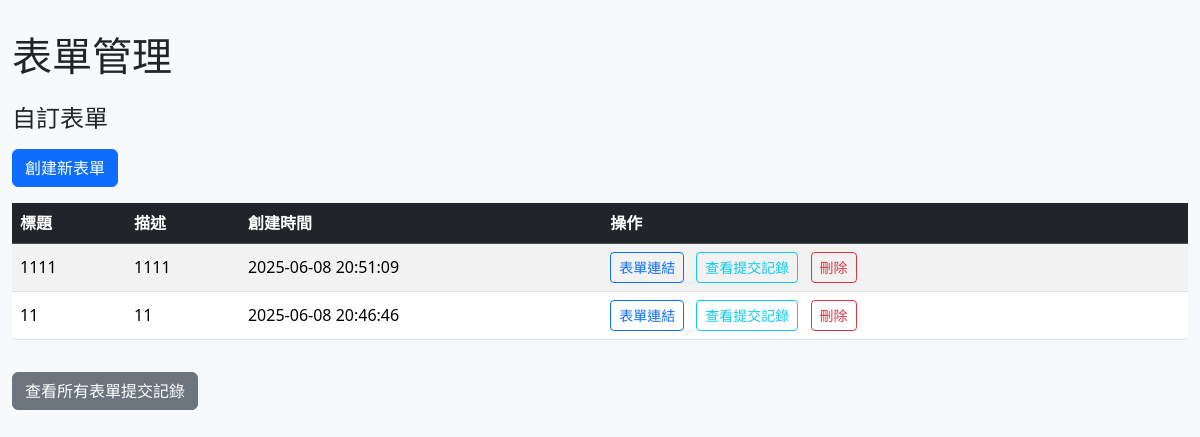
The app's page /form_admin, older data.
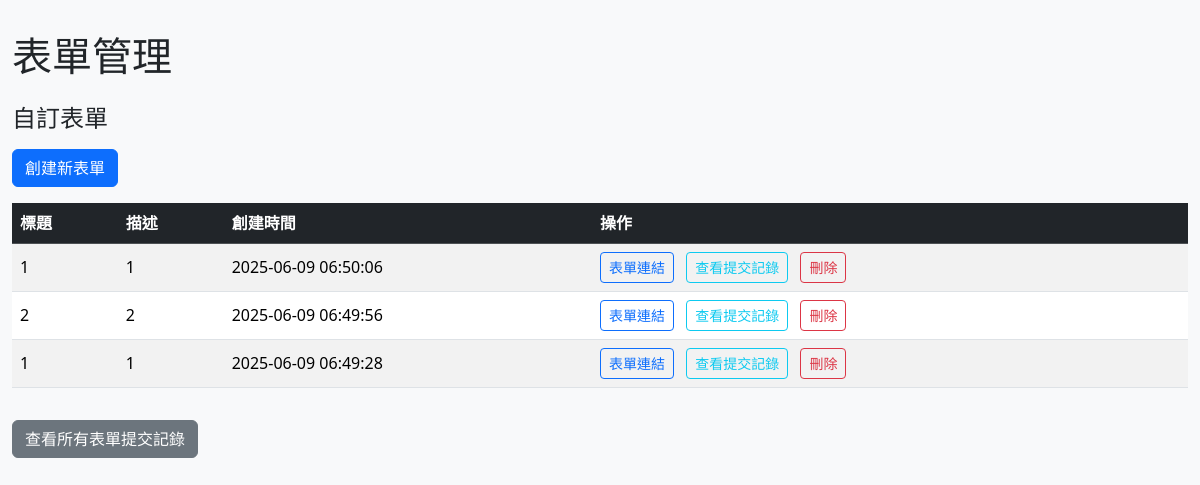
The same page, newer data.
### tables this page shows
CREATE TABLE forms (
                id INTEGER PRIMARY KEY AUTOINCREMENT,
                title TEXT NOT NULL,
                description TEXT,
                custom_fields JSON NOT NULL,
                table_name TEXT, -- 儲存對應的提交記錄資料表名稱
                created_at TEXT NOT NULL
            );

### app.py (the view)
@app.route('/form_admin')
def form_admin():
    try:
        conn = get_db_connection()
        forms = conn.execute(
            'SELECT * FROM forms ORDER BY id DESC'
        ).fetchall()
        conn.close()
    except sqlite3.Error as e:
        print(f"資料庫查詢錯誤: {e}")
        forms = []
        flash('無法讀取表單列表，請檢查資料庫連線。', 'danger')
    return render_template('form_admin.html', forms=forms)

### app.py (called while the page is built)
def get_db_connection() -> Connection:
    conn = sqlite3.connect('database.db')
    conn.row_factory = sqlite3.Row
    return conn

### templates/form_admin.html (shortened to what this page needs)
<!DOCTYPE html>
<html lang="zh-TW">
<head>
    <link href="https://cdn.jsdelivr.net/npm/bootstrap@5.3.3/dist/css/bootstrap.min.css" rel="stylesheet">
</head>
<body>
    <div class="container">
        <h1 class="mb-4">表單管理</h1>
        <h2 class="h4 mb-3">自訂表單</h2>
        <a href="{{ url_for('create_form') }}" class="btn btn-primary mb-3">創建新表單</a>
        {% if forms %}
        <div class="table-responsive">
            <table class="table table-striped table-hover">
                <thead class="table-dark">
                    <tr>
                        <th scope="col">標題</th>
                        <th scope="col">描述</th>
                        <th scope="col">創建時間</th>
                        <th scope="col">操作</th>
                    </tr>
                </thead>
                <tbody>
                    {% for form in forms %}
                    <tr>
                        <td>{{ form.title }}</td>
                        <td>{{ form.description or '' }}</td>
                        <td>{{ form.created_at }}</td>
                        <td class="action-links">
                            <a href="{{ url_for('dynamic_form', form_id=form.id) }}" class="btn btn-sm btn-outline-primary">表單連結</a>
                            <a href="{{ url_for('admin_form_submissions', form_id=form.id) }}" class="btn btn-sm btn-outline-info">查看提交記錄</a>
                            <a href="{{ url_for('delete_form', form_id=form.id) }}" class="btn btn-sm btn-outline-danger" onclick="return confirm('確定要刪除此表單嗎？')">刪除</a>
                        </td>
                    </tr>
                    {% endfor %}
                </tbody>
            </table>
        </div>
        {% else %}
        <div class="alert alert-info" role="alert">
            尚無自訂表單
        </div>
        {% endif %}
        <a href="{{ url_for('admin_form_submissions') }}" class="btn btn-secondary mt-3">查看所有表單提交記錄</a>
    </div>
</body>
</html>

### templates/form_admin.html (style rules this page uses)
body { background-color: #f8f9fa; }
.container { max-width: 1200px; margin-top: 2rem; margin-bottom: 2rem; }
.table th, .table td { vertical-align: middle; }
.action-links a { margin-right: 0.5rem; }

Row changes from the older to the newer data that the page shows:
removed forms: title "1111", description "1111", created_at "2025-06-08 20:51:09"
removed forms: title "11", description "11", created_at "2025-06-08 20:46:46"
added forms: title "1", description "1", created_at "2025-06-09 06:50:06"
added forms: title "2", description "2", created_at "2025-06-09 06:49:56"
added forms: title "1", description "1", created_at "2025-06-09 06:49:28"
